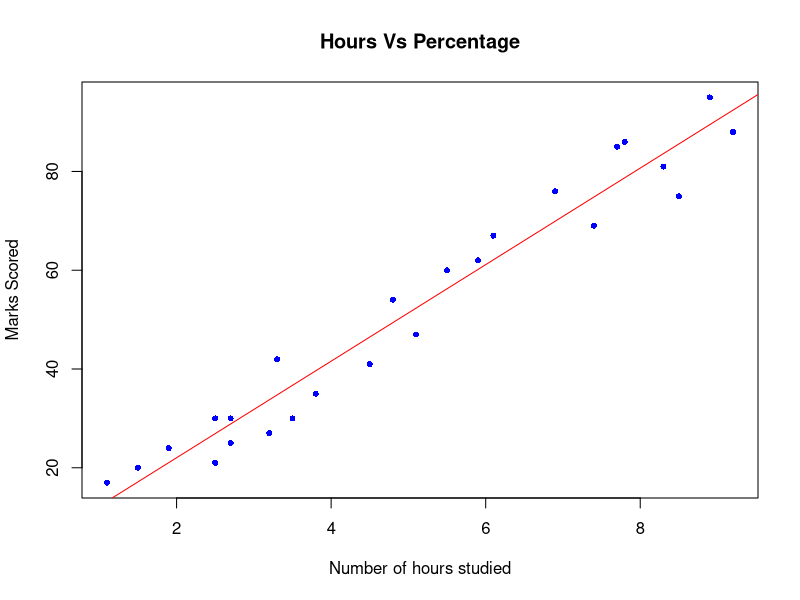
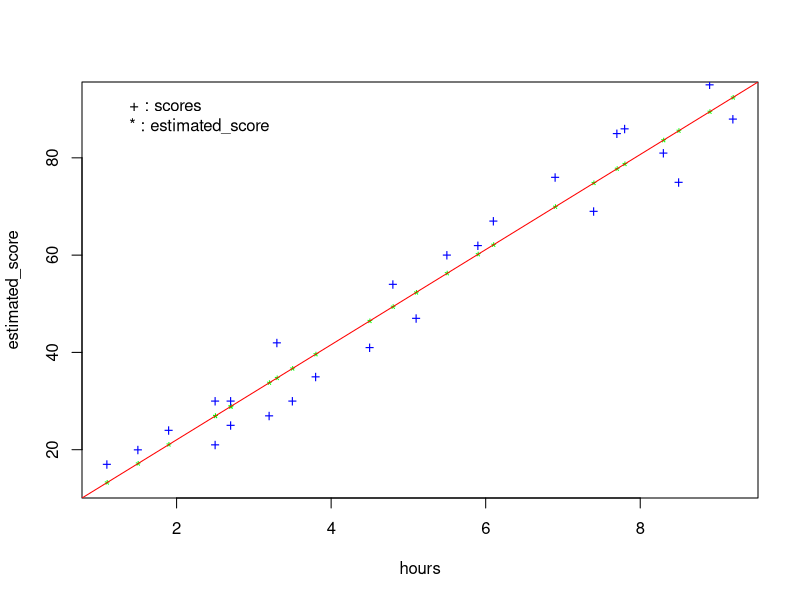

Write R code to recreate these figures, in order.
hours=c(2.5,5.1,3.2,8.5,3.5,1.5,9.2,5.5,8.3,2.7,7.7,5.9,4.5,3.3,1.1,8.9,2.5,1.9,6.1,7.4,2.7,4.8,3.8,6.9,7.8)
hours

scores=c(21,47,27,75,30,20,88,60,81,25,85,62,41,42,17,95,30,24,67,69,30,54,35,76,86)
scores

length(hours)
length(scores)

df=data.frame(hours,scores)
df

plot(hours,scores,pch=16,cex=0.8,col='blue',main = "Hours Vs Percentage",xlab ="Number of hours studied",ylab = "Marks Scored" )
abline(lm(scores~hours),cex=1.5,col="red")


model=lm(scores~hours)
model
summary(model)

estimated_score=fitted(model)
d=data.frame(hours,scores,estimated_score)
d
plot(hours,estimated_score,pch="*",col="green")
points(hours,scores,pch="+",col="blue")
abline(lm(scores~hours),cex=1.5,col="red")
legend(1,95,legend=c("+ : scores", "* : estimated_score"),col=c("blue","green"),bty="n",)


cr=coefficients(model)
cr
mcr=matrix(cr)
mcr

print("our model is: score=2.4837+9.7758(hours)")

b0=mcr[1,1];b1=mcr[2,1]
hr=9.25
b0;b1;hr
y=b0+b1*hr
y
print("The estimated score is 92.90985 if a student studies for 9.25 hours")

